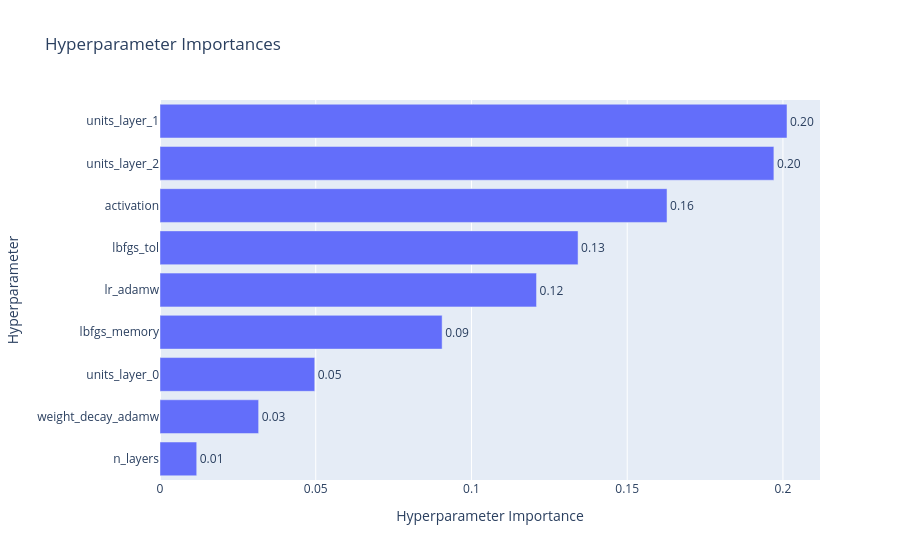

The cell this chart's notebook holds for it:
### Code cell
plot_param_importances(study)

### Figure 1 — Plotly figure (JSON) as saved in the notebook; plotly's stock layout.template omitted (floating-point values rounded to 4 significant figures)
{"data": [{"cliponaxis": false, "hovertemplate": ["n_layers (IntDistribution): 0.011789825442266031<extra></extra>", "weight_decay_adamw (FloatDistribution): 0.03166974317807215<extra></extra>", "units_layer_0 (IntDistribution): 0.04968377547452554<extra></extra>", "lbfgs_memory (IntDistribution): 0.09057847219516785<extra></extra>", "lr_adamw (FloatDistribution): 0.12088522753863866<extra></extra>", "lbfgs_tol (FloatDistribution): 0.13421650981924071<extra></extra>", "activation (CategoricalDistribution): 0.16278449161031472<extra></extra>", "units_layer_2 (IntDistribution): 0.1970908246023609<extra></extra>", "units_layer_1 (IntDistribution): 0.2013011301394134<extra></extra>"], "name": "Objective Value", "orientation": "h", "text": ["0.01", "0.03", "0.05", "0.09", "0.12", "0.13", "0.16", "0.20", "0.20"], "textposition": "outside", "type": "bar", "x": [0.01179, 0.03167, 0.04968, 0.09058, 0.1209, 0.1342, 0.1628, 0.1971, 0.2013], "y": ["n_layers", "weight_decay_adamw", "units_layer_0", "lbfgs_memory", "lr_adamw", "lbfgs_tol", "activation", "units_layer_2", "units_layer_1"]}], "layout": {"title": {"text": "Hyperparameter Importances"}, "xaxis": {"title": {"text": "Hyperparameter Importance"}}, "yaxis": {"title": {"text": "Hyperparameter"}}}}
